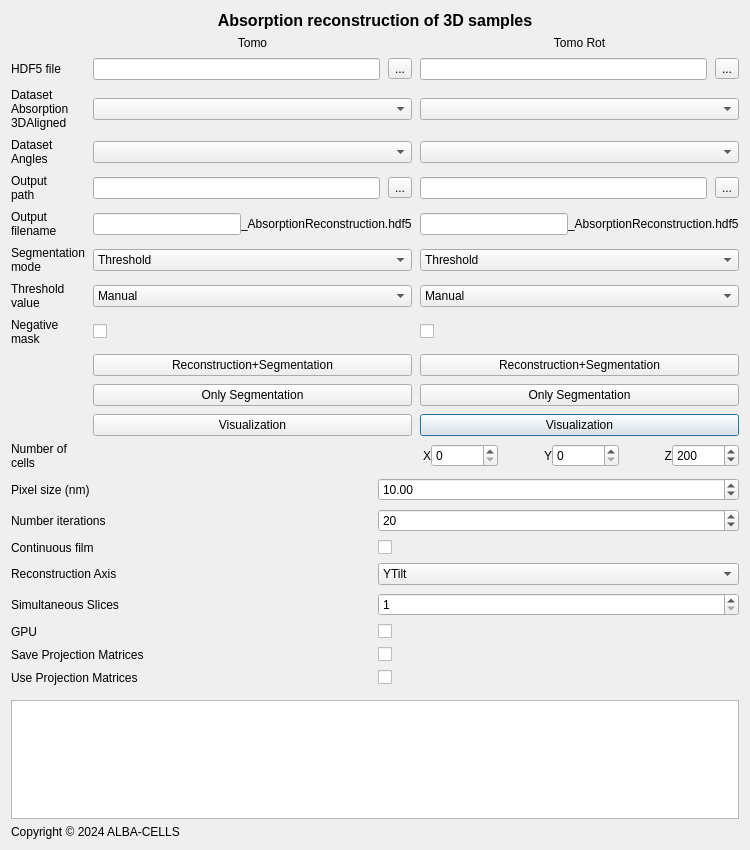
<?xml version="1.0" encoding="UTF-8"?>
<ui version="4.0">
 <class>magnetism_absorption3Dreconstruction</class>
 <widget class="QDialog" name="magnetism_absorption3Dreconstruction">
  <property name="geometry">
   <rect>
    <x>0</x>
    <y>0</y>
    <width>750</width>
    <height>850</height>
   </rect>
  </property>
  <property name="windowTitle">
   <string>MARTApp</string>
  </property>
  <property name="windowIcon">
   <iconset>
    <normaloff>ALBA_positiu.png</normaloff>ALBA_positiu.png</iconset>
  </property>
  <layout class="QVBoxLayout" name="verticalLayout_2">
   <item>
    <layout class="QVBoxLayout" name="verticalLayout">
     <property name="spacing">
      <number>6</number>
     </property>
     <property name="sizeConstraint">
      <enum>QLayout::SetDefaultConstraint</enum>
     </property>
     <item>
      <widget class="QLabel" name="label">
       <property name="font">
        <font>
         <pointsize>12</pointsize>
         <weight>75</weight>
         <bold>true</bold>
        </font>
       </property>
       <property name="toolTip">
        <string>Compute the reconstruction of the absorption 3D aligned for 3D magnetic structures and obtain a 3D mask with segmentation.</string>
       </property>
       <property name="text">
        <string>Absorption reconstruction of 3D samples</string>
       </property>
       <property name="alignment">
        <set>Qt::AlignCenter</set>
       </property>
      </widget>
     </item>
     <item>
      <layout class="QGridLayout" name="gridLayout">
       <property name="sizeConstraint">
        <enum>QLayout::SetMaximumSize</enum>
       </property>
       <property name="spacing">
        <number>8</number>
       </property>
       <item row="13" column="2">
        <widget class="QPushButton" name="visualizationTomoRot_pushButton">
         <property name="toolTip">
          <string>Open HDF5 for visualization with Napari</string>
         </property>
         <property name="text">
          <string>Visualization</string>
         </property>
         <attribute name="buttonGroup">
          <string notr="true">execution_buttonGroup</string>
         </attribute>
        </widget>
       </item>
       <item row="2" column="2">
        <widget class="QComboBox" name="dsetAbsorptionTomoRot_comboBox"/>
       </item>
       <item row="3" column="1">
        <widget class="QComboBox" name="dsetAnglesTomo_comboBox"/>
       </item>
       <item row="5" column="0">
        <widget class="QLabel" name="label_7">
         <property name="toolTip">
          <string>Beggining of the output filename with the reconstruction results.</string>
         </property>
         <property name="text">
          <string>Output
filename</string>
         </property>
        </widget>
       </item>
       <item row="6" column="0">
        <widget class="QLabel" name="label_10">
         <property name="toolTip">
          <string>Type of segmentation.</string>
         </property>
         <property name="text">
          <string>Segmentation
mode</string>
         </property>
        </widget>
       </item>
       <item row="12" column="2">
        <widget class="QPushButton" name="segmentationTomoRot_pushButton">
         <property name="text">
          <string>Only Segmentation</string>
         </property>
         <attribute name="buttonGroup">
          <string notr="true">execution_buttonGroup</string>
         </attribute>
        </widget>
       </item>
       <item row="0" column="2">
        <widget class="QLabel" name="label_3">
         <property name="text">
          <string>Tomo Rot</string>
         </property>
         <property name="alignment">
          <set>Qt::AlignCenter</set>
         </property>
        </widget>
       </item>
       <item row="13" column="1">
        <widget class="QPushButton" name="visualizationTomo_pushButton">
         <property name="toolTip">
          <string>Open HDF5 for visualization with Napari</string>
         </property>
         <property name="text">
          <string>Visualization</string>
         </property>
         <attribute name="buttonGroup">
          <string notr="true">execution_buttonGroup</string>
         </attribute>
        </widget>
       </item>
       <item row="1" column="2">
        <layout class="QVBoxLayout" name="verticalLayout_4">
         <item>
          <layout class="QHBoxLayout" name="horizontalLayout_2">
           <item>
            <widget class="QLineEdit" name="fileHDF5TomoRot_lineEdit"/>
           </item>
           <item>
            <widget class="QToolButton" name="selectFileHDF5TomoRot_toolButton">
             <property name="toolTip">
              <string>Select HDF5 file for tomo rotated</string>
             </property>
             <property name="text">
              <string>...</string>
             </property>
            </widget>
           </item>
          </layout>
         </item>
        </layout>
       </item>
       <item row="6" column="2">
        <widget class="QComboBox" name="segmentationModeTomoRot_comboBox">
         <item>
          <property name="text">
           <string>Threshold</string>
          </property>
         </item>
         <item>
          <property name="text">
           <string>2D_symmetry</string>
          </property>
         </item>
         <item>
          <property name="text">
           <string>Continous_film</string>
          </property>
         </item>
        </widget>
       </item>
       <item row="8" column="2">
        <widget class="QCheckBox" name="negMaskTomoRot_checkBox">
         <property name="minimumSize">
          <size>
           <width>0</width>
           <height>0</height>
          </size>
         </property>
         <property name="text">
          <string/>
         </property>
        </widget>
       </item>
       <item row="5" column="1">
        <layout class="QHBoxLayout" name="horizontalLayout_3">
         <property name="spacing">
          <number>0</number>
         </property>
         <item>
          <widget class="QLineEdit" name="outputNameTomo_lineEdit"/>
         </item>
         <item>
          <widget class="QLabel" name="label_8">
           <property name="text">
            <string>_AbsorptionReconstruction.hdf5</string>
           </property>
          </widget>
         </item>
        </layout>
       </item>
       <item row="2" column="1">
        <widget class="QComboBox" name="dsetAbsorptionTomo_comboBox"/>
       </item>
       <item row="11" column="2">
        <widget class="QPushButton" name="reconstructionTomoRot_pushButton">
         <property name="text">
          <string>Reconstruction+Segmentation</string>
         </property>
         <attribute name="buttonGroup">
          <string notr="true">execution_buttonGroup</string>
         </attribute>
        </widget>
       </item>
       <item row="8" column="1">
        <widget class="QCheckBox" name="negMaskTomo_checkBox">
         <property name="text">
          <string/>
         </property>
        </widget>
       </item>
       <item row="1" column="1">
        <layout class="QHBoxLayout" name="horizontalLayout">
         <item>
          <widget class="QLineEdit" name="fileHDF5Tomo_lineEdit"/>
         </item>
         <item>
          <widget class="QToolButton" name="selectFileHDF5Tomo_toolButton">
           <property name="toolTip">
            <string>Select HDF5 for tomo</string>
           </property>
           <property name="text">
            <string>...</string>
           </property>
          </widget>
         </item>
        </layout>
       </item>
       <item row="7" column="1">
        <widget class="QComboBox" name="threshValTomo_comboBox">
         <item>
          <property name="text">
           <string>Manual</string>
          </property>
         </item>
         <item>
          <property name="text">
           <string>Otsu</string>
          </property>
         </item>
         <item>
          <property name="text">
           <string>Triangle</string>
          </property>
         </item>
         <item>
          <property name="text">
           <string>Huang</string>
          </property>
         </item>
         <item>
          <property name="text">
           <string>MaxEntropy</string>
          </property>
         </item>
        </widget>
       </item>
       <item row="1" column="0">
        <widget class="QLabel" name="label_4">
         <property name="toolTip">
          <string>Filename of the HDF5 that contains the Absorption images and the angles</string>
         </property>
         <property name="text">
          <string>HDF5 file</string>
         </property>
        </widget>
       </item>
       <item row="5" column="2">
        <layout class="QHBoxLayout" name="horizontalLayout_4">
         <property name="spacing">
          <number>0</number>
         </property>
         <item>
          <widget class="QLineEdit" name="outputNameTomoRot_lineEdit"/>
         </item>
         <item>
          <widget class="QLabel" name="label_9">
           <property name="text">
            <string>_AbsorptionReconstruction.hdf5</string>
           </property>
          </widget>
         </item>
        </layout>
       </item>
       <item row="3" column="0">
        <widget class="QLabel" name="label_6">
         <property name="toolTip">
          <string>Dataset of the angles matching the absorption images.</string>
         </property>
         <property name="text">
          <string>Dataset
Angles</string>
         </property>
        </widget>
       </item>
       <item row="12" column="1">
        <widget class="QPushButton" name="segmentationTomo_pushButton">
         <property name="text">
          <string>Only Segmentation</string>
         </property>
         <attribute name="buttonGroup">
          <string notr="true">execution_buttonGroup</string>
         </attribute>
        </widget>
       </item>
       <item row="8" column="0">
        <widget class="QLabel" name="label_12">
         <property name="text">
          <string>Negative
mask</string>
         </property>
        </widget>
       </item>
       <item row="0" column="1">
        <widget class="QLabel" name="label_2">
         <property name="text">
          <string>Tomo</string>
         </property>
         <property name="alignment">
          <set>Qt::AlignCenter</set>
         </property>
        </widget>
       </item>
       <item row="6" column="1">
        <widget class="QComboBox" name="segmentationModeTomo_comboBox">
         <item>
          <property name="text">
           <string>Threshold</string>
          </property>
         </item>
         <item>
          <property name="text">
           <string>2D_symmetry</string>
          </property>
         </item>
         <item>
          <property name="text">
           <string>Continous_film</string>
          </property>
         </item>
        </widget>
       </item>
       <item row="4" column="0">
        <widget class="QLabel" name="label_14">
         <property name="text">
          <string>Output
path</string>
         </property>
        </widget>
       </item>
       <item row="7" column="2">
        <widget class="QComboBox" name="threshValTomoRot_comboBox">
         <item>
          <property name="text">
           <string>Manual</string>
          </property>
         </item>
         <item>
          <property name="text">
           <string>Otsu</string>
          </property>
         </item>
         <item>
          <property name="text">
           <string>Triangle</string>
          </property>
         </item>
         <item>
          <property name="text">
           <string>Huang</string>
          </property>
         </item>
         <item>
          <property name="text">
           <string>MaxEntropy</string>
          </property>
         </item>
        </widget>
       </item>
       <item row="7" column="0">
        <widget class="QLabel" name="label_11">
         <property name="toolTip">
          <string>Choose between algorithms to obtain the threshold value</string>
         </property>
         <property name="text">
          <string>Threshold
value</string>
         </property>
        </widget>
       </item>
       <item row="11" column="1">
        <widget class="QPushButton" name="reconstructionTomo_pushButton">
         <property name="toolTip">
          <string/>
         </property>
         <property name="text">
          <string>Reconstruction+Segmentation</string>
         </property>
         <attribute name="buttonGroup">
          <string notr="true">execution_buttonGroup</string>
         </attribute>
        </widget>
       </item>
       <item row="2" column="0">
        <widget class="QLabel" name="label_5">
         <property name="toolTip">
          <string>Dataset of the absorption images 3D aligned</string>
         </property>
         <property name="text">
          <string>Dataset
Absorption
3DAligned</string>
         </property>
        </widget>
       </item>
       <item row="3" column="2">
        <widget class="QComboBox" name="dsetAnglesTomoRot_comboBox"/>
       </item>
       <item row="4" column="1">
        <layout class="QHBoxLayout" name="horizontalLayout_5">
         <item>
          <widget class="QLineEdit" name="outputPathTomo_lineEdit"/>
         </item>
         <item>
          <widget class="QToolButton" name="selectOutputPathTomo_toolButton">
           <property name="text">
            <string>...</string>
           </property>
          </widget>
         </item>
        </layout>
       </item>
       <item row="4" column="2">
        <layout class="QHBoxLayout" name="horizontalLayout_9">
         <item>
          <widget class="QLineEdit" name="outputPathTomoRot_lineEdit"/>
         </item>
         <item>
          <widget class="QToolButton" name="selectOutputPathTomoRot_toolButton">
           <property name="text">
            <string>...</string>
           </property>
          </widget>
         </item>
        </layout>
       </item>
      </layout>
     </item>
     <item>
      <layout class="QHBoxLayout" name="horizontalLayout_6"/>
     </item>
     <item>
      <widget class="QWidget" name="widget" native="true">
       <property name="enabled">
        <bool>true</bool>
       </property>
       <layout class="QGridLayout" name="gridLayout_4">
        <property name="leftMargin">
         <number>0</number>
        </property>
        <property name="topMargin">
         <number>0</number>
        </property>
        <property name="rightMargin">
         <number>0</number>
        </property>
        <property name="horizontalSpacing">
         <number>0</number>
        </property>
        <item row="1" column="0">
         <layout class="QGridLayout" name="gridLayout_3" rowstretch="0,0,0,0,0,0,0,0,0">
          <property name="sizeConstraint">
           <enum>QLayout::SetMaximumSize</enum>
          </property>
          <property name="horizontalSpacing">
           <number>6</number>
          </property>
          <property name="verticalSpacing">
           <number>8</number>
          </property>
          <item row="6" column="1">
           <widget class="QCheckBox" name="GPU_checkBox">
            <property name="text">
             <string/>
            </property>
           </widget>
          </item>
          <item row="1" column="1">
           <widget class="QDoubleSpinBox" name="pixelSize_doubleSpinBox">
            <property name="minimum">
             <double>0.000000000000000</double>
            </property>
            <property name="value">
             <double>10.000000000000000</double>
            </property>
           </widget>
          </item>
          <item row="2" column="0">
           <widget class="QLabel" name="label_22">
            <property name="toolTip">
             <string>Number of iterations for the reconstruction algorithm</string>
            </property>
            <property name="text">
             <string>Number iterations</string>
            </property>
           </widget>
          </item>
          <item row="8" column="0">
           <widget class="QLabel" name="label_28">
            <property name="toolTip">
             <string>Only activate id there is stored the pre-computed reconstruction matrices.
These should be stored inside the working directory in a folder called 'Projection_Matrices'.
The name of each block of matrices should be 'Projection_x.mat' with x being the projection number.</string>
            </property>
            <property name="text">
             <string>Use Projection Matrices</string>
            </property>
           </widget>
          </item>
          <item row="8" column="1">
           <widget class="QCheckBox" name="useProjMat_checkBox">
            <property name="text">
             <string/>
            </property>
           </widget>
          </item>
          <item row="7" column="1">
           <widget class="QCheckBox" name="saveProjMat_checkBox">
            <property name="text">
             <string/>
            </property>
           </widget>
          </item>
          <item row="3" column="0">
           <widget class="QLabel" name="label_23">
            <property name="toolTip">
             <string>Indicate if it is a continuous film.</string>
            </property>
            <property name="text">
             <string>Continuous film</string>
            </property>
           </widget>
          </item>
          <item row="5" column="0">
           <widget class="QLabel" name="label_25">
            <property name="toolTip">
             <string>Number of simultaneous slices to reconstruct.
This increases the performance of the reconstruction if there is enough memory available to speed-up the reconstruction.</string>
            </property>
            <property name="text">
             <string>Simultaneous Slices</string>
            </property>
           </widget>
          </item>
          <item row="7" column="0">
           <widget class="QLabel" name="label_27">
            <property name="text">
             <string>Save Projection Matrices</string>
            </property>
           </widget>
          </item>
          <item row="1" column="0">
           <widget class="QLabel" name="label_13">
            <property name="text">
             <string>Pixel size (nm)</string>
            </property>
           </widget>
          </item>
          <item row="4" column="0">
           <widget class="QLabel" name="label_24">
            <property name="toolTip">
             <string>Indicate if the reconstruction is performed by rotating the X or the Y axis.
The first means an stretching in the vertical direction,
the second, in the horizontal.</string>
            </property>
            <property name="text">
             <string>Reconstruction Axis</string>
            </property>
           </widget>
          </item>
          <item row="3" column="1">
           <widget class="QCheckBox" name="LCFlag_checkBox">
            <property name="text">
             <string/>
            </property>
           </widget>
          </item>
          <item row="5" column="1">
           <widget class="QSpinBox" name="simultSlcs_spinBox">
            <property name="minimum">
             <number>1</number>
            </property>
            <property name="maximum">
             <number>1000</number>
            </property>
           </widget>
          </item>
          <item row="4" column="1">
           <widget class="QComboBox" name="recAxis_comboBox">
            <item>
             <property name="text">
              <string>YTilt</string>
             </property>
            </item>
            <item>
             <property name="text">
              <string>XTilt</string>
             </property>
            </item>
           </widget>
          </item>
          <item row="2" column="1">
           <widget class="QSpinBox" name="nIter_spinBox">
            <property name="value">
             <number>20</number>
            </property>
           </widget>
          </item>
          <item row="6" column="0">
           <widget class="QLabel" name="label_26">
            <property name="toolTip">
             <string>Only mark if a Nvidia GPU is available with CUDA installed</string>
            </property>
            <property name="text">
             <string>GPU</string>
            </property>
           </widget>
          </item>
          <item row="0" column="0">
           <widget class="QLabel" name="label_15">
            <property name="toolTip">
             <string>Number of cells for the reconstruction in X, Y and Z.
It can be as larga as the number of rows and columns in the input tomogram.
If X or Y is 0, it takes the size of the absorption images. </string>
            </property>
            <property name="text">
             <string>Number of
cells</string>
            </property>
           </widget>
          </item>
          <item row="0" column="1">
           <layout class="QHBoxLayout" name="horizontalLayout_7">
            <item>
             <widget class="QLabel" name="label_16">
              <property name="text">
               <string>X</string>
              </property>
              <property name="alignment">
               <set>Qt::AlignRight|Qt::AlignTrailing|Qt::AlignVCenter</set>
              </property>
             </widget>
            </item>
            <item>
             <widget class="QSpinBox" name="modSxTomo_spinBox">
              <property name="maximum">
               <number>1000000</number>
              </property>
             </widget>
            </item>
            <item>
             <widget class="QLabel" name="label_17">
              <property name="text">
               <string>Y</string>
              </property>
              <property name="alignment">
               <set>Qt::AlignRight|Qt::AlignTrailing|Qt::AlignVCenter</set>
              </property>
             </widget>
            </item>
            <item>
             <widget class="QSpinBox" name="modSyTomo_spinBox">
              <property name="maximum">
               <number>100000</number>
              </property>
             </widget>
            </item>
            <item>
             <widget class="QLabel" name="label_18">
              <property name="text">
               <string>Z</string>
              </property>
              <property name="alignment">
               <set>Qt::AlignRight|Qt::AlignTrailing|Qt::AlignVCenter</set>
              </property>
             </widget>
            </item>
            <item>
             <widget class="QSpinBox" name="modSzTomo_spinBox">
              <property name="maximum">
               <number>100000</number>
              </property>
              <property name="value">
               <number>200</number>
              </property>
             </widget>
            </item>
           </layout>
          </item>
         </layout>
        </item>
       </layout>
      </widget>
     </item>
     <item>
      <widget class="QTextEdit" name="notes">
       <property name="enabled">
        <bool>true</bool>
       </property>
      </widget>
     </item>
    </layout>
   </item>
   <item>
    <widget class="QLabel" name="label_19">
     <property name="text">
      <string>Copyright © 2024 ALBA-CELLS</string>
     </property>
    </widget>
   </item>
  </layout>
 </widget>
 <tabstops>
  <tabstop>fileHDF5Tomo_lineEdit</tabstop>
  <tabstop>selectFileHDF5Tomo_toolButton</tabstop>
  <tabstop>dsetAbsorptionTomo_comboBox</tabstop>
  <tabstop>dsetAnglesTomo_comboBox</tabstop>
  <tabstop>outputNameTomo_lineEdit</tabstop>
  <tabstop>segmentationModeTomo_comboBox</tabstop>
  <tabstop>threshValTomo_comboBox</tabstop>
  <tabstop>negMaskTomo_checkBox</tabstop>
  <tabstop>modSzTomo_spinBox</tabstop>
  <tabstop>reconstructionTomo_pushButton</tabstop>
  <tabstop>segmentationTomo_pushButton</tabstop>
  <tabstop>visualizationTomo_pushButton</tabstop>
  <tabstop>fileHDF5TomoRot_lineEdit</tabstop>
  <tabstop>selectFileHDF5TomoRot_toolButton</tabstop>
  <tabstop>dsetAbsorptionTomoRot_comboBox</tabstop>
  <tabstop>dsetAnglesTomoRot_comboBox</tabstop>
  <tabstop>outputNameTomoRot_lineEdit</tabstop>
  <tabstop>segmentationModeTomoRot_comboBox</tabstop>
  <tabstop>threshValTomoRot_comboBox</tabstop>
  <tabstop>negMaskTomoRot_checkBox</tabstop>
  <tabstop>reconstructionTomoRot_pushButton</tabstop>
  <tabstop>segmentationTomoRot_pushButton</tabstop>
  <tabstop>visualizationTomoRot_pushButton</tabstop>
  <tabstop>nIter_spinBox</tabstop>
  <tabstop>LCFlag_checkBox</tabstop>
  <tabstop>recAxis_comboBox</tabstop>
  <tabstop>simultSlcs_spinBox</tabstop>
  <tabstop>GPU_checkBox</tabstop>
  <tabstop>saveProjMat_checkBox</tabstop>
  <tabstop>useProjMat_checkBox</tabstop>
  <tabstop>notes</tabstop>
 </tabstops>
 <resources/>
 <connections/>
 <buttongroups>
  <buttongroup name="execution_buttonGroup">
   <property name="exclusive">
    <bool>true</bool>
   </property>
  </buttongroup>
 </buttongroups>
</ui>
